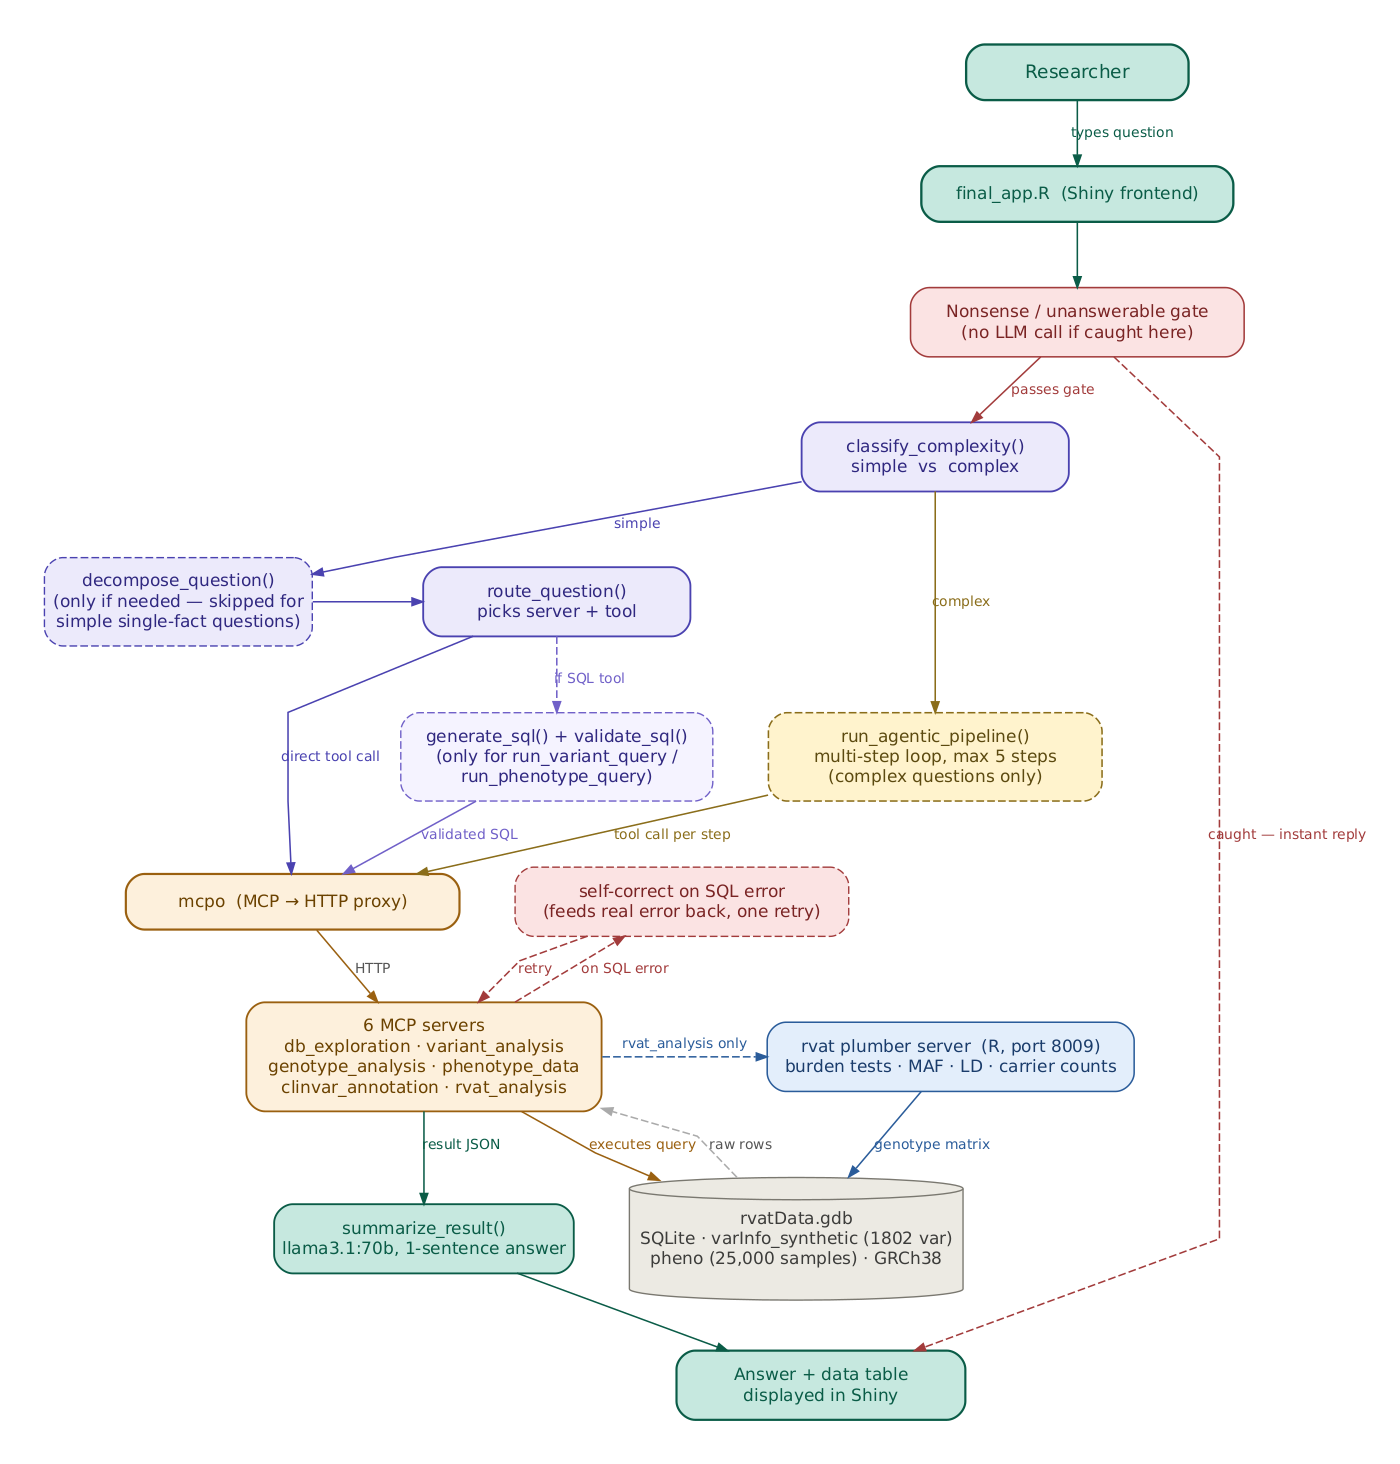

This chart was generated by the following R code:
# ══════════════════════════════════════════════════════════════════════════════
# architecture_diagram.R — final_app pipeline architecture diagram
#
# Reflects the actual current architecture as of the final benchmark run
# (single model throughout, decompose → route → generate SQL → validate →
# self-correct, 6 MCP servers including the rvat plumber bridge). This
# replaces the earlier single/dual/sub-model diagram, which is now outdated.
#
# Run on a machine with R + DiagrammeR/DiagrammeRsvg/rsvg installed
# (the SURF server already has these for the rvat workflow).
# ══════════════════════════════════════════════════════════════════════════════
library(DiagrammeR)
library(DiagrammeRsvg)
library(rsvg)

dot <- '
digraph als_pipeline {

  graph [
    layout   = dot
    rankdir  = TB
    fontname = "Helvetica Neue"
    fontsize = 11
    ranksep  = 0.45
    nodesep  = 0.5
    splines  = polyline
    bgcolor  = "white"
    pad      = 0.4
  ]

  node [
    fontname = "Helvetica Neue"
    fontsize = 11
    style    = "filled,rounded"
    shape    = box
    penwidth = 1.1
    margin   = "0.22,0.13"
    width    = 2.4
  ]

  edge [
    fontname  = "Helvetica Neue"
    fontsize  = 9
    penwidth  = 1.0
    arrowsize = 0.7
    color     = "#888888"
    fontcolor = "#555555"
  ]

  researcher [
    label     = "Researcher"
    fillcolor = "#C6E8DF"
    color     = "#0A5C47"
    fontcolor = "#0A5C47"
    fontsize  = 12
    penwidth  = 1.5
    width     = 2.0
  ]

  shiny [
    label     = "final_app.R  (Shiny frontend)"
    fillcolor = "#C6E8DF"
    color     = "#0A5C47"
    fontcolor = "#0A5C47"
    penwidth  = 1.5
    width     = 2.8
  ]

  gate [
    label     = "Nonsense / unanswerable gate\n(no LLM call if caught here)"
    fillcolor = "#FBE3E3"
    color     = "#A23B3B"
    fontcolor = "#7A2424"
    penwidth  = 1.0
    width     = 3.0
  ]

  classify [
    label     = "classify_complexity()\nsimple  vs  complex"
    fillcolor = "#ECEAFB"
    color     = "#4A42B0"
    fontcolor = "#302880"
    penwidth  = 1.2
  ]

  decompose [
    label     = "decompose_question()\n(only if needed — skipped for\nsimple single-fact questions)"
    fillcolor = "#ECEAFB"
    color     = "#4A42B0"
    fontcolor = "#302880"
    penwidth  = 0.9
    style     = "filled,rounded,dashed"
  ]

  route [
    label     = "route_question()\npicks server + tool"
    fillcolor = "#ECEAFB"
    color     = "#4A42B0"
    fontcolor = "#302880"
    penwidth  = 1.2
  ]

  sqlgen [
    label     = "generate_sql() + validate_sql()\n(only for run_variant_query /\nrun_phenotype_query)"
    fillcolor = "#F5F3FF"
    color     = "#7060C8"
    fontcolor = "#302880"
    penwidth  = 0.9
    style     = "filled,rounded,dashed"
    width     = 2.8
  ]

  agentic [
    label     = "run_agentic_pipeline()\nmulti-step loop, max 5 steps\n(complex questions only)"
    fillcolor = "#FFF3CD"
    color     = "#8A6D1A"
    fontcolor = "#5C4A10"
    penwidth  = 1.0
    style     = "filled,rounded,dashed"
    width     = 3.0
  ]

  mcpo [
    label     = "mcpo  (MCP \u2192 HTTP proxy)"
    fillcolor = "#FDF0DC"
    color     = "#9A6010"
    fontcolor = "#6B4200"
    penwidth  = 1.4
    width     = 3.0
  ]

  tools [
    label     = "6 MCP servers\ndb_exploration \u00b7 variant_analysis\ngenotype_analysis \u00b7 phenotype_data\nclinvar_annotation \u00b7 rvat_analysis"
    fillcolor = "#FDF0DC"
    color     = "#9A6010"
    fontcolor = "#6B4200"
    penwidth  = 1.2
    width     = 3.2
  ]

  selfcorrect [
    label     = "self-correct on SQL error\n(feeds real error back, one retry)"
    fillcolor = "#FBE3E3"
    color     = "#A23B3B"
    fontcolor = "#7A2424"
    penwidth  = 0.9
    style     = "filled,rounded,dashed"
    width     = 3.0
  ]

  rvat [
    label     = "rvat plumber server  (R, port 8009)\nburden tests \u00b7 MAF \u00b7 LD \u00b7 carrier counts"
    fillcolor = "#E3EEFB"
    color     = "#2A5C9A"
    fontcolor = "#1A3C6B"
    penwidth  = 1.0
    width     = 3.2
  ]

  db [
    label     = "rvatData.gdb\nSQLite \u00b7 varInfo_synthetic (1802 var)\npheno (25,000 samples) \u00b7 GRCh38"
    fillcolor = "#ECEAE3"
    color     = "#7A7870"
    fontcolor = "#3C3C3A"
    shape     = cylinder
    height    = 0.8
    width     = 3.0
    penwidth  = 0.9
  ]

  summarize [
    label     = "summarize_result()\nllama3.1:70b, 1-sentence answer"
    fillcolor = "#C6E8DF"
    color     = "#0A5C47"
    fontcolor = "#0A5C47"
    penwidth  = 1.2
  ]

  answer [
    label     = "Answer + data table\ndisplayed in Shiny"
    fillcolor = "#C6E8DF"
    color     = "#0A5C47"
    fontcolor = "#0A5C47"
    penwidth  = 1.4
    width     = 2.6
  ]

  { rank = same; decompose; route }
  { rank = same; sqlgen; agentic }
  { rank = same; mcpo; selfcorrect }
  { rank = same; tools; rvat }

  researcher -> shiny       [label = "types question", color = "#0A5C47", fontcolor = "#0A5C47"]
  shiny -> gate             [label = "  ", color = "#0A5C47"]
  gate -> classify          [label = "passes gate", color = "#A23B3B", fontcolor = "#A23B3B"]
  gate -> answer            [label = "caught \u2014 instant reply", style = dashed, color = "#A23B3B", fontcolor = "#A23B3B"]

  classify -> decompose     [label = "simple", color = "#4A42B0", fontcolor = "#4A42B0"]
  classify -> agentic       [label = "complex", color = "#8A6D1A", fontcolor = "#8A6D1A"]

  decompose -> route        [color = "#4A42B0"]
  route -> sqlgen           [label = "if SQL tool", style = dashed, color = "#7060C8", fontcolor = "#7060C8"]
  route -> mcpo             [label = "direct tool call", color = "#4A42B0", fontcolor = "#4A42B0"]
  sqlgen -> mcpo            [label = "validated SQL", color = "#7060C8", fontcolor = "#7060C8"]

  agentic -> mcpo           [label = "tool call per step", color = "#8A6D1A", fontcolor = "#8A6D1A"]

  mcpo -> tools             [label = "HTTP", color = "#9A6010"]
  tools -> rvat             [label = "rvat_analysis only", style = dashed, color = "#2A5C9A", fontcolor = "#2A5C9A"]
  tools -> db               [label = "executes query", color = "#9A6010", fontcolor = "#9A6010"]
  rvat -> db                [label = "genotype matrix", color = "#2A5C9A", fontcolor = "#2A5C9A"]
  db -> tools               [label = "raw rows", style = dashed, color = "#AAAAAA"]

  tools -> selfcorrect      [label = "on SQL error", style = dashed, color = "#A23B3B", fontcolor = "#A23B3B"]
  selfcorrect -> tools      [label = "retry", style = dashed, color = "#A23B3B", fontcolor = "#A23B3B"]

  tools -> summarize        [label = "result JSON", color = "#0A5C47", fontcolor = "#0A5C47"]
  summarize -> answer       [color = "#0A5C47"]
}
'

grViz(dot)

svg_data <- export_svg(grViz(dot))
rsvg_png(svg = charToRaw(svg_data), file = "architecture_diagram.png", width = 1400)

message("Saved: architecture_diagram.png  (",
        round(file.size("architecture_diagram.png") / 1024), " KB)")
